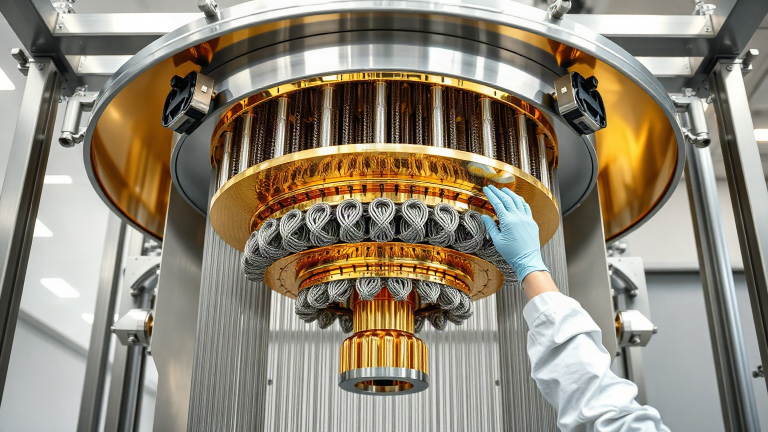
#> input picture tmp/rgti-quantum-shakeout-government-backstop-2026-raw-attempt1.jpg, 1536 x 864 px (shown at 1/2 size)
$ python finish-pwr-grid-hero-20261031.py ../tmp/rgti-quantum-shakeout-government-backstop-2026-raw-attempt1.jpg out.png
#> lines starting #> are read from the running program, lines starting #| are printed output that depends on the picture
#!/usr/bin/env python3
"""Photographic finishing pass for the pwr-grid-backlog hero.

Flux/schnell output reads slightly airbrushed at web size: smooth midtones,
no grain, flat micro-contrast. This applies a mild camera-negative treatment
(tiny S-curve, unsharp mask, fine luminance grain) so it reads as a press
photograph rather than a render. No content is added or removed, no text is
introduced. Output stays under the 400KB cap at 1536x864.

Usage: finish-pwr-grid-hero-20261031.py <in.jpg> <out.jpg>
"""
import sys
import numpy as np
from PIL import Image, ImageFilter, ImageEnhance

SRC = sys.argv[1]
DST = sys.argv[2]
MAX_BYTES = 400 * 1024


def srgb_to_linear(a):
    return np.where(a <= 0.04045, a / 12.92, ((a + 0.055) / 1.055) ** 2.4)


def linear_to_srgb(a):
    return np.where(a <= 0.0031308, a * 12.92, 1.055 * np.power(np.clip(a, 0, None), 1 / 2.4) - 0.055)


img = Image.open(SRC).convert("RGB")
#> img is the input picture: PIL image 1536x864 RGB; mean R, G, B 144.9, 135.9, 119.4

# 1. gentle contrast + saturation
img = ImageEnhance.Contrast(img).enhance(1.06)
img = ImageEnhance.Color(img).enhance(1.03)

# 2. unsharp mask: gentle radius to avoid edge halos
img = img.filter(ImageFilter.UnsharpMask(radius=1.0, percent=60, threshold=4))
img = img.filter(ImageFilter.UnsharpMask(radius=4.0, percent=14, threshold=0))

# 3. fine luminance grain, applied in linear-ish midtones
arr = np.asarray(img, dtype=np.float32) / 255.0
lin = srgb_to_linear(arr)
#> in srgb_to_linear, `return np.where(a <= 0.04045, a / 12.92, ((a + 0.055) / 1.055) ** 2.4)`:
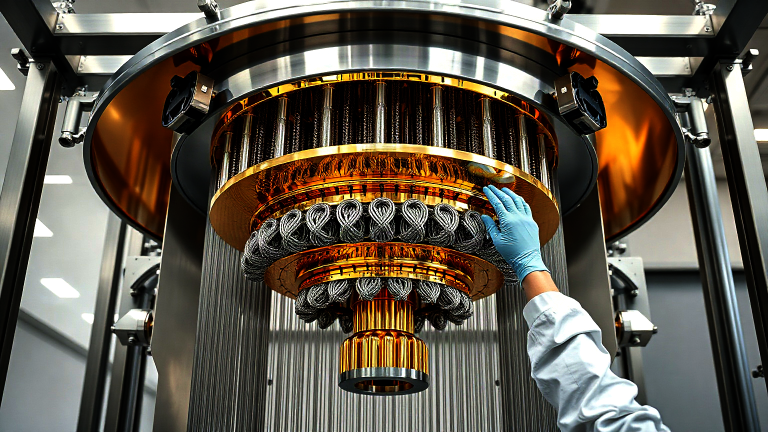
#> returned value: shape (864, 1536, 3) float32 (shown at 1/2 size); mean of channels 0, 1, 2 0.377, 0.348, 0.301; drawn as R, G, B
rng = np.random.default_rng(20261031)
grain = rng.normal(0.0, 0.0028, size=arr.shape[:2]).astype(np.float32)
roll = rng.integers(0, 3)
grain = np.roll(grain, roll, axis=1)
# grain strongest in midtones, minimal in deep shadow/highlight
lum = arr.mean(axis=2)
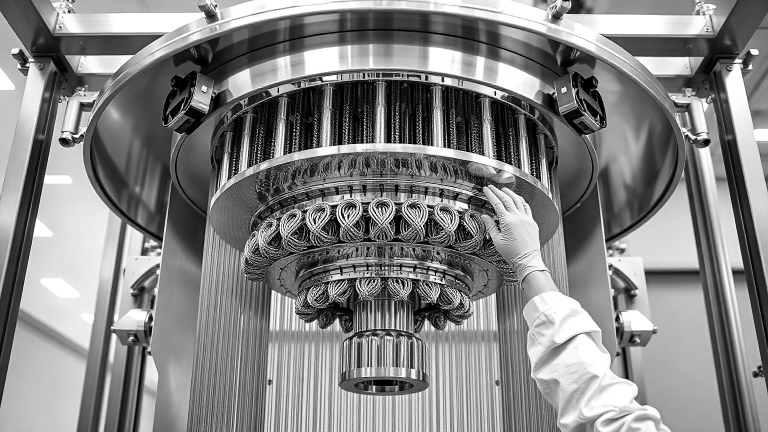
#> lum: shape (864, 1536) float32 (shown at 1/2 size); min 0, max 1, mean 0.52
weight = (0.35 + 0.9 * lum * (1.0 - lum) * 2.0)[..., None]
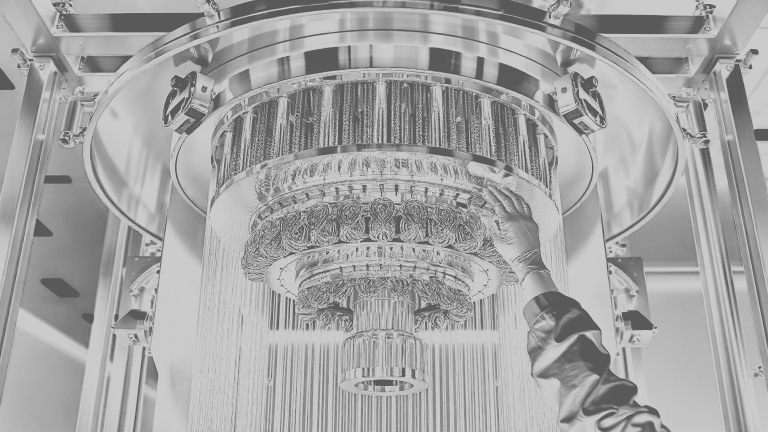
#> weight: shape (864, 1536, 1) float32 (shown at 1/2 size); min 0.35, max 0.8, mean 0.646
lin = lin + grain[..., None] * weight
arr = np.clip(linear_to_srgb(np.clip(lin, 0, 1)), 0, 1)
img = Image.fromarray((arr * 255.0 + 0.5).astype(np.uint8), "RGB")

# 4. save under cap (target well under 400KB even counting KB as 400,000 bytes)
TARGET = 340 * 1024
for q in (95, 94, 93, 92, 91, 90, 88, 86, 84, 82):
    img.save(DST, "JPEG", quality=q, optimize=True, progressive=True, subsampling=2)
    size = __import__("os").path.getsize(DST)
    print(f"q={q} 4:2:0 -> {size} bytes")
    if size < TARGET:
        break

print(f"WROTE {DST} dims={img.size} bytes={size}")
#| WROTE out.png dims=(1536, 864) bytes=345364

$ run again, on tmp/eqix_crop_top0.jpg
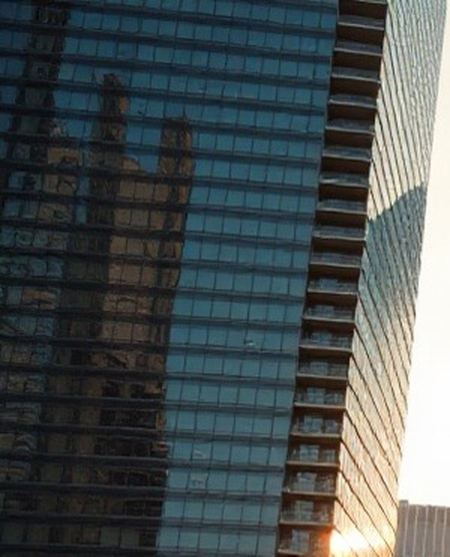
#> input picture tmp/eqix_crop_top0.jpg, 900 x 1113 px (shown at 1/2 size)
#> img is the input picture: PIL image 900x1113 RGB; mean R, G, B 72.6, 80.4, 81.6
#> in srgb_to_linear, `return np.where(a <= 0.04045, a / 12.92, ((a + 0.055) / 1.055) ** 2.4)`:
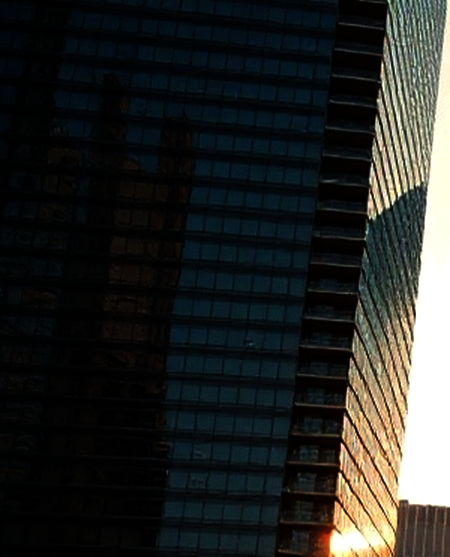
#> returned value: shape (1113, 900, 3) float32 (shown at 1/2 size); mean of channels 0, 1, 2 0.153, 0.159, 0.151; drawn as R, G, B
#> `weight = (0.35 + 0.9 * lum * (1.0 - lum) * 2.0)[..., None]`:
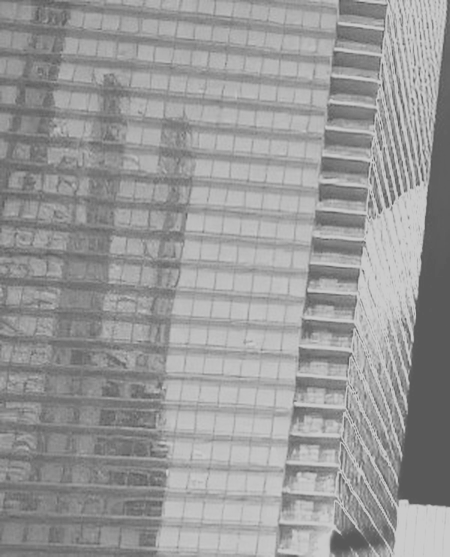
#> weight: shape (1113, 900, 1) float32 (shown at 1/2 size); min 0.35, max 0.8, mean 0.602
#| WROTE out.png dims=(900, 1113) bytes=266372

$ run again, on tmp/eqix_crop_top2.jpg
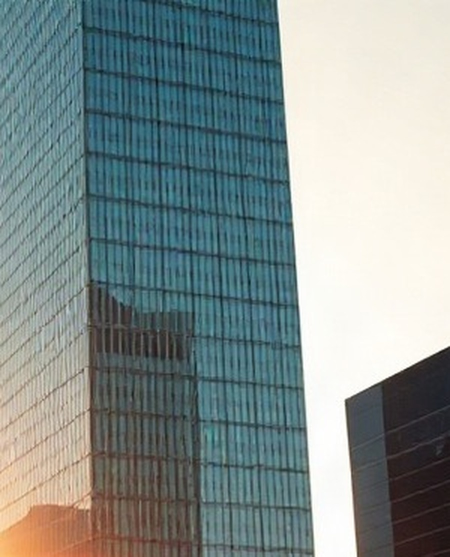
#> input picture tmp/eqix_crop_top2.jpg, 900 x 1113 px (shown at 1/2 size)
#> img is the input picture: PIL image 900x1113 RGB; mean R, G, B 131.9, 144.4, 143.2
#> in srgb_to_linear, `return np.where(a <= 0.04045, a / 12.92, ((a + 0.055) / 1.055) ** 2.4)`:
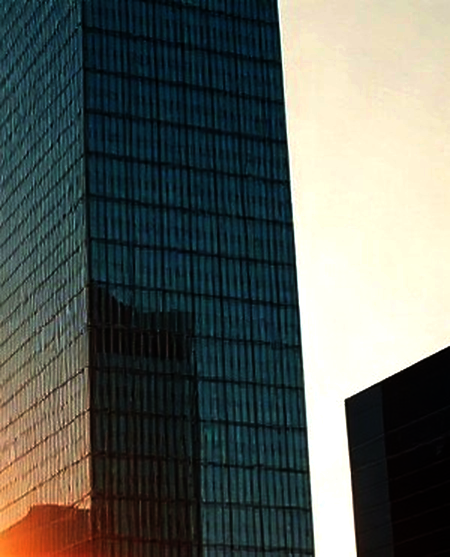
#> returned value: shape (1113, 900, 3) float32 (shown at 1/2 size); mean of channels 0, 1, 2 0.363, 0.382, 0.36; drawn as R, G, B
#> `weight = (0.35 + 0.9 * lum * (1.0 - lum) * 2.0)[..., None]`:
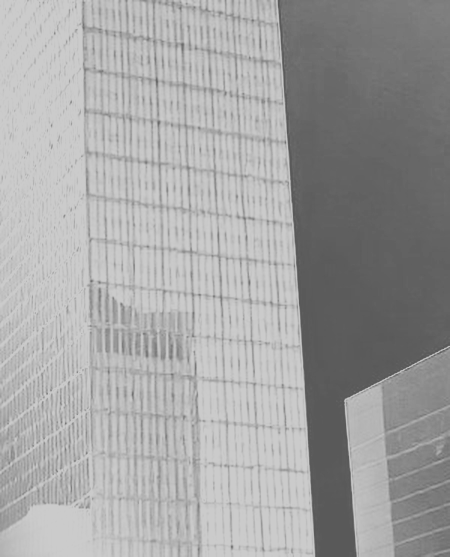
#> weight: shape (1113, 900, 1) float32 (shown at 1/2 size); min 0.35, max 0.8, mean 0.64
#| WROTE out.png dims=(900, 1113) bytes=210336
